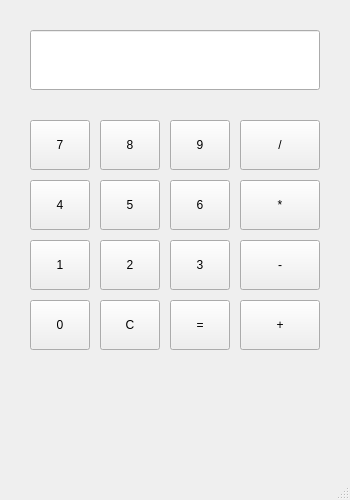
<?xml version="1.0" encoding="UTF-8"?>
<ui version="4.0">
 <class>MainWindow</class>
 <widget class="QMainWindow" name="MainWindow">
  <property name="geometry">
   <rect>
    <x>0</x>
    <y>0</y>
    <width>350</width>
    <height>500</height>
   </rect>
  </property>
  <property name="windowTitle">
   <string>Calculator</string>
  </property>

  <widget class="QWidget" name="centralwidget">

   <widget class="QLineEdit" name="display">
    <property name="geometry">
     <rect>
      <x>30</x>
      <y>30</y>
      <width>290</width>
      <height>60</height>
     </rect>
    </property>
    <property name="alignment">
     <set>Qt::AlignRight</set>
    </property>
    <property name="readOnly">
     <bool>true</bool>
    </property>
   </widget>

   <widget class="QPushButton" name="button7">
    <property name="geometry">
     <rect><x>30</x><y>120</y><width>60</width><height>50</height></rect>
    </property>
    <property name="text"><string>7</string></property>
   </widget>

   <widget class="QPushButton" name="button8">
    <property name="geometry">
     <rect><x>100</x><y>120</y><width>60</width><height>50</height></rect>
    </property>
    <property name="text"><string>8</string></property>
   </widget>

   <widget class="QPushButton" name="button9">
    <property name="geometry">
     <rect><x>170</x><y>120</y><width>60</width><height>50</height></rect>
    </property>
    <property name="text"><string>9</string></property>
   </widget>

   <widget class="QPushButton" name="buttonDivide">
    <property name="geometry">
     <rect><x>240</x><y>120</y><width>80</width><height>50</height></rect>
    </property>
    <property name="text"><string>/</string></property>
   </widget>

   <widget class="QPushButton" name="button4">
    <property name="geometry">
     <rect><x>30</x><y>180</y><width>60</width><height>50</height></rect>
    </property>
    <property name="text"><string>4</string></property>
   </widget>

   <widget class="QPushButton" name="button5">
    <property name="geometry">
     <rect><x>100</x><y>180</y><width>60</width><height>50</height></rect>
    </property>
    <property name="text"><string>5</string></property>
   </widget>

   <widget class="QPushButton" name="button6">
    <property name="geometry">
     <rect><x>170</x><y>180</y><width>60</width><height>50</height></rect>
    </property>
    <property name="text"><string>6</string></property>
   </widget>

   <widget class="QPushButton" name="buttonMultiply">
    <property name="geometry">
     <rect><x>240</x><y>180</y><width>80</width><height>50</height></rect>
    </property>
    <property name="text"><string>*</string></property>
   </widget>

   <widget class="QPushButton" name="button1">
    <property name="geometry">
     <rect><x>30</x><y>240</y><width>60</width><height>50</height></rect>
    </property>
    <property name="text"><string>1</string></property>
   </widget>

   <widget class="QPushButton" name="button2">
    <property name="geometry">
     <rect><x>100</x><y>240</y><width>60</width><height>50</height></rect>
    </property>
    <property name="text"><string>2</string></property>
   </widget>

   <widget class="QPushButton" name="button3">
    <property name="geometry">
     <rect><x>170</x><y>240</y><width>60</width><height>50</height></rect>
    </property>
    <property name="text"><string>3</string></property>
   </widget>

   <widget class="QPushButton" name="buttonMinus">
    <property name="geometry">
     <rect><x>240</x><y>240</y><width>80</width><height>50</height></rect>
    </property>
    <property name="text"><string>-</string></property>
   </widget>

   <widget class="QPushButton" name="button0">
    <property name="geometry">
     <rect><x>30</x><y>300</y><width>60</width><height>50</height></rect>
    </property>
    <property name="text"><string>0</string></property>
   </widget>

   <widget class="QPushButton" name="clearbutton">
    <property name="geometry">
     <rect><x>100</x><y>300</y><width>60</width><height>50</height></rect>
    </property>
    <property name="text"><string>C</string></property>
   </widget>

   <widget class="QPushButton" name="buttonEquals">
    <property name="geometry">
     <rect><x>170</x><y>300</y><width>60</width><height>50</height></rect>
    </property>
    <property name="text"><string>=</string></property>
   </widget>

   <widget class="QPushButton" name="buttonplus">
    <property name="geometry">
     <rect><x>240</x><y>300</y><width>80</width><height>50</height></rect>
    </property>
    <property name="text"><string>+</string></property>
   </widget>

  </widget>

  <widget class="QStatusBar" name="statusbar"/>
 </widget>

 <resources/>
 <connections/>
</ui>
